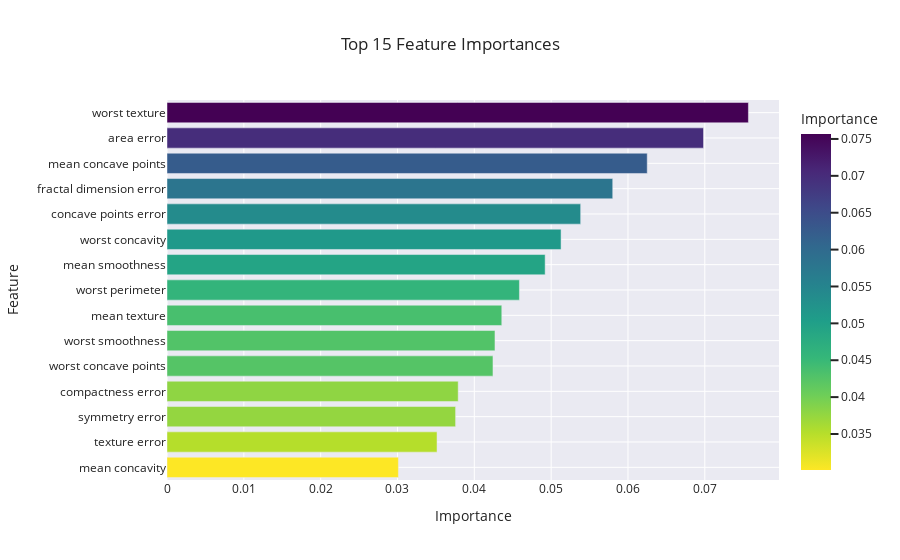

Notebook source saved alongside this figure:
### Code cell
# And now - with plotly express!

import plotly.express as px

# Create a dataframe for feature importances
feature_importances = pd.DataFrame({
    "Feature": X.columns
    , "Importance": best_ada_boost.feature_importances_
}).sort_values(
    by="Importance"
    , ascending=False)

# Select the top 15 features
top_features = feature_importances.head(15)

# Create the bar chart
fig = px.bar(
    top_features
    , x="Importance"
    , y="Feature"
    , orientation="h"  # Horizontal bar chart
    , title="Top 15 Feature Importances"
    , color="Importance"  # Add color based on importance
    , color_continuous_scale="viridis_r"  # Match the seaborn palette
)

# Update layout for better appearance
fig.update_layout(
    xaxis_title="Importance"
    , yaxis_title="Feature"
    , yaxis=dict(
        autorange="reversed")  # Reverse the y-axis for a similar order to Seaborn
    , template="seaborn"  # Clean background style
)

# Show the figure
fig.show()

### Figure 1 — Plotly figure (JSON) as saved in the notebook; plotly's stock layout.template omitted (floating-point values rounded to 4 significant figures)
{"data": [{"alignmentgroup": "True", "hovertemplate": "Importance=%{marker.color}<br>Feature=%{y}<extra></extra>", "legendgroup": "", "marker": {"color": [0.07567, 0.06983, 0.06251, 0.05801, 0.05384, 0.05129, 0.04922, 0.04587, 0.04357, 0.04269, 0.04243, 0.0379, 0.03756, 0.03515, 0.03012], "coloraxis": "coloraxis", "pattern": {"shape": ""}}, "name": "", "offsetgroup": "", "orientation": "h", "showlegend": false, "textposition": "auto", "type": "bar", "x": [0.07567, 0.06983, 0.06251, 0.05801, 0.05384, 0.05129, 0.04922, 0.04587, 0.04357, 0.04269, 0.04243, 0.0379, 0.03756, 0.03515, 0.03012], "xaxis": "x", "y": ["worst texture", "area error", "mean concave points", "fractal dimension error", "concave points error", "worst concavity", "mean smoothness", "worst perimeter", "mean texture", "worst smoothness", "worst concave points", "compactness error", "symmetry error", "texture error", "mean concavity"], "yaxis": "y"}], "layout": {"barmode": "relative", "coloraxis": {"colorbar": {"title": {"text": "Importance"}}, "colorscale": [[0, "#fde725"], [0.1111, "#b5de2b"], [0.2222, "#6ece58"], [0.3333, "#35b779"], [0.4444, "#1f9e89"], [0.5556, "#26828e"], [0.6667, "#31688e"], [0.7778, "#3e4989"], [0.8889, "#482878"], [1, "#440154"]]}, "legend": {"tracegroupgap": 0}, "title": {"text": "Top 15 Feature Importances"}, "xaxis": {"anchor": "y", "domain": [0, 1], "title": {"text": "Importance"}}, "yaxis": {"anchor": "x", "autorange": "reversed", "domain": [0, 1], "title": {"text": "Feature"}}}}
